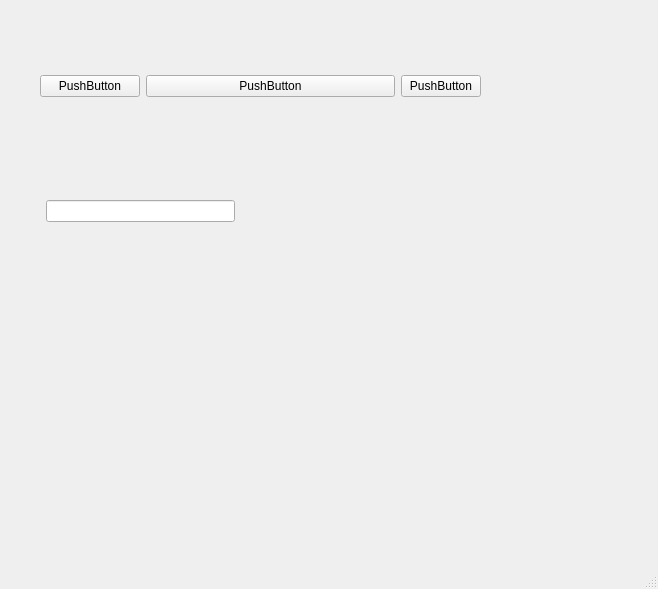
<?xml version="1.0" encoding="UTF-8"?>
<ui version="4.0">
 <class>MainWindow</class>
 <widget class="QMainWindow" name="MainWindow">
  <property name="geometry">
   <rect>
    <x>0</x>
    <y>0</y>
    <width>658</width>
    <height>589</height>
   </rect>
  </property>
  <property name="windowTitle">
   <string>MainWindow</string>
  </property>
  <widget class="QWidget" name="centralwidget">
   <widget class="QWidget" name="">
    <property name="geometry">
     <rect>
      <x>40</x>
      <y>70</y>
      <width>441</width>
      <height>32</height>
     </rect>
    </property>
    <layout class="QHBoxLayout" name="horizontalLayout">
     <item>
      <widget class="QPushButton" name="pushButton">
       <property name="sizePolicy">
        <sizepolicy hsizetype="Expanding" vsizetype="Fixed">
         <horstretch>2</horstretch>
         <verstretch>0</verstretch>
        </sizepolicy>
       </property>
       <property name="text">
        <string>PushButton</string>
       </property>
      </widget>
     </item>
     <item>
      <widget class="QPushButton" name="pushButton_2">
       <property name="sizePolicy">
        <sizepolicy hsizetype="Expanding" vsizetype="Fixed">
         <horstretch>5</horstretch>
         <verstretch>0</verstretch>
        </sizepolicy>
       </property>
       <property name="text">
        <string>PushButton</string>
       </property>
      </widget>
     </item>
     <item>
      <widget class="QPushButton" name="pushButton_3">
       <property name="sizePolicy">
        <sizepolicy hsizetype="Expanding" vsizetype="Fixed">
         <horstretch>1</horstretch>
         <verstretch>0</verstretch>
        </sizepolicy>
       </property>
       <property name="text">
        <string>PushButton</string>
       </property>
      </widget>
     </item>
    </layout>
   </widget>
   <widget class="QWidget" name="">
    <property name="geometry">
     <rect>
      <x>40</x>
      <y>200</y>
      <width>195</width>
      <height>23</height>
     </rect>
    </property>
    <layout class="QFormLayout" name="formLayout_2">
     <item row="0" column="1">
      <widget class="QLineEdit" name="lineEdit"/>
     </item>
    </layout>
   </widget>
  </widget>
  <widget class="QMenuBar" name="menubar">
   <property name="geometry">
    <rect>
     <x>0</x>
     <y>0</y>
     <width>658</width>
     <height>24</height>
    </rect>
   </property>
  </widget>
  <widget class="QStatusBar" name="statusbar"/>
 </widget>
 <resources/>
 <connections/>
</ui>
